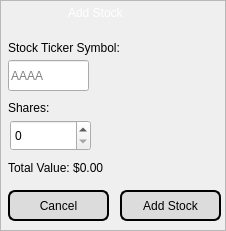
<?xml version="1.0" encoding="UTF-8"?>
<ui version="4.0">
 <class>StockSelection</class>
 <widget class="QDialog" name="StockSelection">
  <property name="geometry">
   <rect>
    <x>0</x>
    <y>0</y>
    <width>226</width>
    <height>231</height>
   </rect>
  </property>
  <property name="windowTitle">
   <string>Dialog</string>
  </property>
  <widget class="QFrame" name="centralWidget">
   <property name="geometry">
    <rect>
     <x>0</x>
     <y>0</y>
     <width>226</width>
     <height>231</height>
    </rect>
   </property>
   <property name="frameShape">
    <enum>QFrame::StyledPanel</enum>
   </property>
   <property name="frameShadow">
    <enum>QFrame::Raised</enum>
   </property>
   <widget class="QPushButton" name="cancelButton">
    <property name="geometry">
     <rect>
      <x>8</x>
      <y>190</y>
      <width>101</width>
      <height>31</height>
     </rect>
    </property>
    <property name="styleSheet">
     <string notr="true">background-color: Gainsboro;
border-style: solid;
border-width:2px;
border-radius:7px;
border-color: black;
font: 12pt &quot;Century Gothic&quot;;
</string>
    </property>
    <property name="text">
     <string>Cancel</string>
    </property>
   </widget>
   <widget class="QPushButton" name="addStockButton">
    <property name="geometry">
     <rect>
      <x>120</x>
      <y>190</y>
      <width>101</width>
      <height>31</height>
     </rect>
    </property>
    <property name="styleSheet">
     <string notr="true">background-color: Gainsboro;
border-style: solid;
border-width:2px;
border-radius:7px;
border-color: black;
font: 12pt &quot;Century Gothic&quot;;
</string>
    </property>
    <property name="text">
     <string>Add Stock</string>
    </property>
   </widget>
   <widget class="QLineEdit" name="tickerTextBox">
    <property name="enabled">
     <bool>true</bool>
    </property>
    <property name="geometry">
     <rect>
      <x>8</x>
      <y>60</y>
      <width>81</width>
      <height>31</height>
     </rect>
    </property>
    <property name="layoutDirection">
     <enum>Qt::LeftToRight</enum>
    </property>
    <property name="styleSheet">
     <string notr="true">font: 10pt &quot;Century Gothic&quot;;</string>
    </property>
    <property name="maxLength">
     <number>4</number>
    </property>
    <property name="placeholderText">
     <string>AAAA</string>
    </property>
   </widget>
   <widget class="QLabel" name="label">
    <property name="geometry">
     <rect>
      <x>8</x>
      <y>40</y>
      <width>131</width>
      <height>16</height>
     </rect>
    </property>
    <property name="styleSheet">
     <string notr="true">font: 10pt &quot;Century Gothic&quot;;</string>
    </property>
    <property name="text">
     <string>Stock Ticker Symbol:</string>
    </property>
   </widget>
   <widget class="QSpinBox" name="sharesSpinBox">
    <property name="geometry">
     <rect>
      <x>10</x>
      <y>120</y>
      <width>81</width>
      <height>31</height>
     </rect>
    </property>
    <property name="maximum">
     <number>1000000</number>
    </property>
   </widget>
   <widget class="QLabel" name="label_2">
    <property name="geometry">
     <rect>
      <x>8</x>
      <y>100</y>
      <width>131</width>
      <height>16</height>
     </rect>
    </property>
    <property name="styleSheet">
     <string notr="true">font: 10pt &quot;Century Gothic&quot;;</string>
    </property>
    <property name="text">
     <string>Shares:</string>
    </property>
   </widget>
   <widget class="QLabel" name="label_3">
    <property name="geometry">
     <rect>
      <x>8</x>
      <y>160</y>
      <width>141</width>
      <height>16</height>
     </rect>
    </property>
    <property name="styleSheet">
     <string notr="true">font: 10pt &quot;Century Gothic&quot;;</string>
    </property>
    <property name="text">
     <string>Total Value: $0.00</string>
    </property>
   </widget>
   <widget class="QLabel" name="label_4">
    <property name="geometry">
     <rect>
      <x>68</x>
      <y>5</y>
      <width>91</width>
      <height>16</height>
     </rect>
    </property>
    <property name="styleSheet">
     <string notr="true">font: 13pt &quot;Century Gothic&quot;;
color: white;</string>
    </property>
    <property name="text">
     <string>Add Stock</string>
    </property>
   </widget>
  </widget>
 </widget>
 <resources/>
 <connections/>
</ui>
